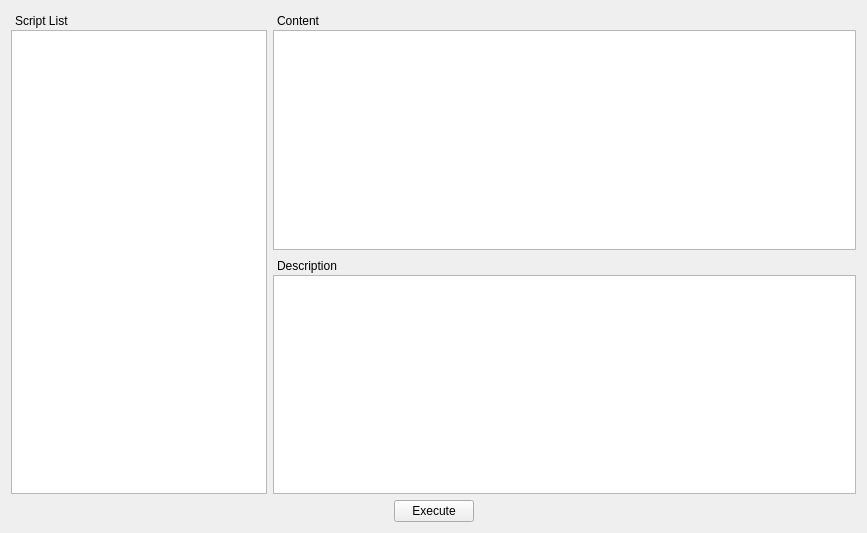
<?xml version="1.0" encoding="UTF-8"?>
<ui version="4.0">
 <class>ScriptList</class>
 <widget class="QWidget" name="ScriptList">
  <property name="geometry">
   <rect>
    <x>0</x>
    <y>0</y>
    <width>867</width>
    <height>533</height>
   </rect>
  </property>
  <property name="windowTitle">
   <string>Form</string>
  </property>
  <layout class="QVBoxLayout" name="verticalLayout_2">
   <item>
    <layout class="QHBoxLayout" name="horizontalLayout">
     <item>
      <widget class="QDockWidget" name="dockWidget">
       <property name="sizePolicy">
        <sizepolicy hsizetype="Preferred" vsizetype="Preferred">
         <horstretch>0</horstretch>
         <verstretch>0</verstretch>
        </sizepolicy>
       </property>
       <property name="features">
        <set>QDockWidget::NoDockWidgetFeatures</set>
       </property>
       <property name="allowedAreas">
        <set>Qt::NoDockWidgetArea</set>
       </property>
       <property name="windowTitle">
        <string>Script List</string>
       </property>
       <widget class="QWidget" name="dockWidgetContents">
        <layout class="QGridLayout" name="gridLayout">
         <property name="leftMargin">
          <number>0</number>
         </property>
         <property name="topMargin">
          <number>0</number>
         </property>
         <property name="rightMargin">
          <number>0</number>
         </property>
         <property name="bottomMargin">
          <number>0</number>
         </property>
         <item row="0" column="2">
          <widget class="QListWidget" name="listWidget"/>
         </item>
        </layout>
       </widget>
      </widget>
     </item>
     <item>
      <widget class="QWidget" name="widget" native="true">
       <property name="sizePolicy">
        <sizepolicy hsizetype="Preferred" vsizetype="Preferred">
         <horstretch>2</horstretch>
         <verstretch>0</verstretch>
        </sizepolicy>
       </property>
       <layout class="QVBoxLayout" name="verticalLayout_3">
        <property name="leftMargin">
         <number>0</number>
        </property>
        <property name="topMargin">
         <number>0</number>
        </property>
        <property name="rightMargin">
         <number>0</number>
        </property>
        <property name="bottomMargin">
         <number>0</number>
        </property>
        <item>
         <layout class="QVBoxLayout" name="verticalLayout" stretch="0,0">
          <property name="sizeConstraint">
           <enum>QLayout::SetNoConstraint</enum>
          </property>
          <item>
           <widget class="QDockWidget" name="dockWidget_2">
            <property name="sizePolicy">
             <sizepolicy hsizetype="Preferred" vsizetype="Preferred">
              <horstretch>2</horstretch>
              <verstretch>0</verstretch>
             </sizepolicy>
            </property>
            <property name="features">
             <set>QDockWidget::NoDockWidgetFeatures</set>
            </property>
            <property name="allowedAreas">
             <set>Qt::NoDockWidgetArea</set>
            </property>
            <property name="windowTitle">
             <string>Content</string>
            </property>
            <widget class="QWidget" name="dockWidgetContents_2">
             <property name="sizePolicy">
              <sizepolicy hsizetype="Preferred" vsizetype="Preferred">
               <horstretch>2</horstretch>
               <verstretch>0</verstretch>
              </sizepolicy>
             </property>
             <layout class="QGridLayout" name="gridLayout_2">
              <property name="leftMargin">
               <number>0</number>
              </property>
              <property name="topMargin">
               <number>0</number>
              </property>
              <property name="rightMargin">
               <number>0</number>
              </property>
              <property name="bottomMargin">
               <number>0</number>
              </property>
              <item row="0" column="0">
               <widget class="QTextBrowser" name="textBrowser"/>
              </item>
             </layout>
            </widget>
           </widget>
          </item>
          <item>
           <widget class="QDockWidget" name="dockWidget_3">
            <property name="sizePolicy">
             <sizepolicy hsizetype="Preferred" vsizetype="Preferred">
              <horstretch>2</horstretch>
              <verstretch>0</verstretch>
             </sizepolicy>
            </property>
            <property name="features">
             <set>QDockWidget::NoDockWidgetFeatures</set>
            </property>
            <property name="allowedAreas">
             <set>Qt::NoDockWidgetArea</set>
            </property>
            <property name="windowTitle">
             <string>Description</string>
            </property>
            <widget class="QWidget" name="dockWidgetContents_3">
             <property name="sizePolicy">
              <sizepolicy hsizetype="Preferred" vsizetype="Preferred">
               <horstretch>2</horstretch>
               <verstretch>0</verstretch>
              </sizepolicy>
             </property>
             <layout class="QGridLayout" name="gridLayout_3">
              <property name="leftMargin">
               <number>0</number>
              </property>
              <property name="topMargin">
               <number>0</number>
              </property>
              <property name="rightMargin">
               <number>0</number>
              </property>
              <property name="bottomMargin">
               <number>0</number>
              </property>
              <item row="0" column="0">
               <widget class="QTextBrowser" name="textBrowser_2"/>
              </item>
             </layout>
            </widget>
           </widget>
          </item>
         </layout>
        </item>
       </layout>
      </widget>
     </item>
    </layout>
   </item>
   <item>
    <layout class="QHBoxLayout" name="horizontalLayout_2">
     <item>
      <spacer name="horizontalSpacer">
       <property name="orientation">
        <enum>Qt::Horizontal</enum>
       </property>
       <property name="sizeHint" stdset="0">
        <size>
         <width>40</width>
         <height>20</height>
        </size>
       </property>
      </spacer>
     </item>
     <item>
      <widget class="QPushButton" name="pushButton">
       <property name="text">
        <string>Execute</string>
       </property>
      </widget>
     </item>
     <item>
      <spacer name="horizontalSpacer_2">
       <property name="orientation">
        <enum>Qt::Horizontal</enum>
       </property>
       <property name="sizeHint" stdset="0">
        <size>
         <width>40</width>
         <height>20</height>
        </size>
       </property>
      </spacer>
     </item>
    </layout>
   </item>
  </layout>
 </widget>
 <resources/>
 <connections/>
</ui>
